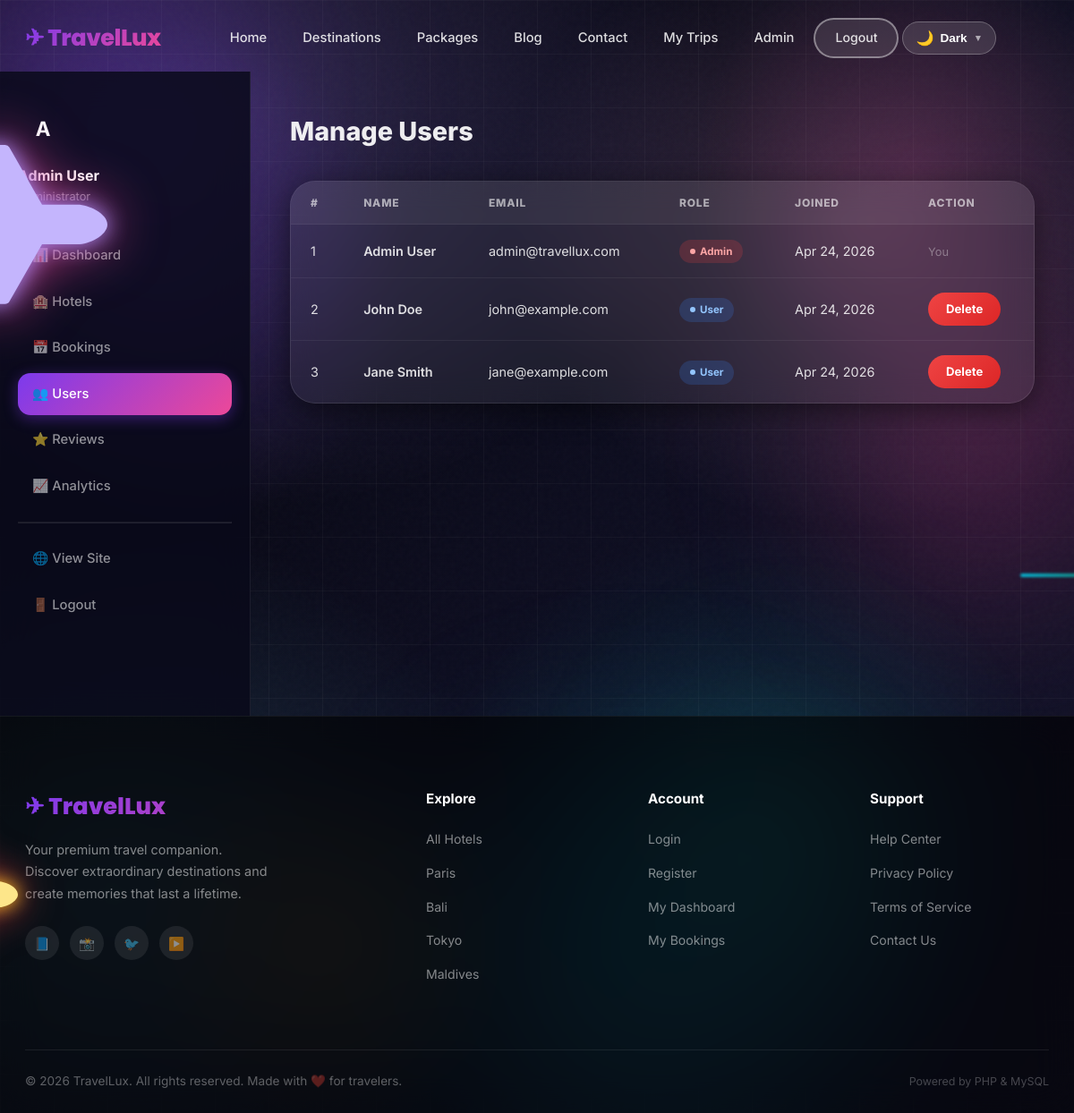
The page /pages/admin/users.php (signed in) on the database its author committed.
### tables this page shows
CREATE TABLE IF NOT EXISTS users (
    id INT AUTO_INCREMENT PRIMARY KEY,
    name VARCHAR(100) NOT NULL,
    email VARCHAR(100) UNIQUE NOT NULL,
    password VARCHAR(255) NOT NULL,
    phone VARCHAR(20),
    avatar VARCHAR(255) DEFAULT NULL,
    role ENUM('user','admin') DEFAULT 'user',
    is_verified TINYINT(1) DEFAULT 0,
    reset_token VARCHAR(255) DEFAULT NULL,
    created_at TIMESTAMP DEFAULT CURRENT_TIMESTAMP,
    updated_at TIMESTAMP DEFAULT CURRENT_TIMESTAMP ON UPDATE CURRENT_TIMESTAMP
);

### backend/controllers/AdminController.php (called while the page is built, shortened)
<?php
require_once __DIR__ . '/../../config/db.php';
require_once __DIR__ . '/../models/User.php';
require_once __DIR__ . '/../helpers/functions.php';
class AdminController {
    public function __construct($pdo) {
        $this->user = new User($pdo);
    }
}

### backend/models/User.php (called while the page is built, shortened)
<?php
class User {
    private $pdo;
    public function __construct($pdo) {
        $this->pdo = $pdo;
    }
    public function getAll($limit = 50, $offset = 0) {
        $stmt = $this->pdo->prepare("SELECT id, name, email, role, created_at FROM users ORDER BY created_at DESC LIMIT ? OFFSET ?");
        $stmt->execute([$limit, $offset]);
        return $stmt->fetchAll();
    }
}

### backend/helpers/functions.php (called while the page is built, shortened)
<?php
function formatDate($date) {
    return date('M d, Y', strtotime($date));
}

### pages/admin/users.php (the view, shortened to what this page needs)
<?php
require_once __DIR__ . '/../../config/db.php';
require_once __DIR__ . '/../../backend/helpers/functions.php';
require_once __DIR__ . '/../../backend/controllers/AdminController.php';
$admin = new AdminController($pdo);
$users = $admin->user->getAll(100, 0);
require_once __DIR__ . '/../../includes/header.php';
?>
<div class="dashboard-layout">
    <?php require_once __DIR__ . '/../../includes/admin-sidebar.php'; ?>
    <main class="dashboard-main">
        <h1 style="font-size: 1.8rem; font-weight: 800; margin-bottom: 32px;">Manage Users</h1>
        <div class="table-wrap">
            <table class="data-table">
                <thead>
                    <tr><th>#</th><th>Name</th><th>Email</th><th>Role</th><th>Joined</th><th>Action</th></tr>
                </thead>
                <tbody>
                    <?php foreach ($users as $u): ?>
                    <tr>
                        <td><?= $u['id'] ?></td>
                        <td style="font-weight: 600;"><?= htmlspecialchars($u['name']) ?></td>
                        <td><?= htmlspecialchars($u['email']) ?></td>
                        <td><span class="badge badge-<?= $u['role'] === 'admin' ? 'danger' : 'info' ?>"><?= ucfirst($u['role']) ?></span></td>
                        <td><?= formatDate($u['created_at']) ?></td>
                        <td>
                            <?php if ($u['id'] !== $_SESSION['user_id']): ?>
                            <a href="?delete=<?= $u['id'] ?>" class="btn btn-danger btn-sm" onclick="return confirm('Delete user?')">Delete</a>
                            <?php else: ?>
                            <span style="color: var(--text-muted); font-size: 0.8rem;">You</span>
                            <?php endif; ?>
                        </td>
                    </tr>
                    <?php endforeach; ?>
                </tbody>
            </table>
        </div>
    </main>
</div>
<?php require_once __DIR__ . '/../../includes/footer.php'; ?>

### assets/css/variables.css (style rules this page uses)
:root { --dark-bg: #0f0f0f; --dark-card: #1a1a1a; --dark-card-2: #222222; --dark-border: rgba(255,255,255,0.08); --primary: #7C3AED; --primary-light: #A78BFA; --primary-dark: #5B21B6; --secondary: #EC4899; --secondary-light:#F9A8D4; --accent: #06B6D4; --accent-2: #10B981; --gold: #F59E0B; --gold-light: #FCD34D; --grad-primary: linear-gradient(135deg, #7C3AED 0%, #EC4899 100%); --grad-ocean: linear-gradient(135deg, #06B6D4 0%, #7C3AED 100%); --grad-sunset: linear-gradient(135deg, #F59E0B 0%, #EC4899 50%, #7C3AED 100%); --grad-dark: linear-gradient(135deg, #0f0f0f 0%, #1a1a1a 50%, #111111 100%); --grad-card: linear-gradient(145deg, rgba(255,255,255,0.06), rgba(255,255,255,0.02)); --grad-glass: linear-gradient(135deg, rgba(255,255,255,0.08) 0%, rgba(255,255,255,0.02) 100%); --bg: var(--dark-bg); --bg-2: var(--dark-card); --dark: #0f0f0f; --dark-2: #1a1a1a; --dark-3: #222222; --dark-4: #2a2a2a; --white: #FFFFFF; --text: rgba(255,255,255,0.92); --text-light: rgba(255,255,255,0.60); --text-muted: rgba(255,255,255,0.35); --border: rgba(255,255,255,0.08); --border-light: rgba(255,255,255,0.04); --shadow-sm: 0 2px 8px rgba(0,0,0,0.4); --shadow: 0 8px 32px rgba(0,0,0,0.5); --shadow-lg: 0 20px 60px rgba(0,0,0,0.6); --shadow-xl: 0 32px 80px rgba(0,0,0,0.7); --shadow-glow:0 0 40px rgba(124,58,237,0.35); --shadow-pink:0 8px 32px rgba(236,72,153,0.25); --r-sm: 8px; --r: 14px; --r-lg: 20px; --r-xl: 28px; --r-2xl: 40px; --r-full:9999px; --t: all 0.3s cubic-bezier(0.4,0,0.2,1); --t-slow: all 0.6s cubic-bezier(0.4,0,0.2,1); --t-bounce:all 0.4s cubic-bezier(0.34,1.56,0.64,1); --font: 'Inter', 'Segoe UI', system-ui, sans-serif; --font-display: 'Poppins', 'Segoe UI', system-ui, sans-serif; }

### assets/css/themes.css (style rules this page uses)
[data-theme="dark"] { --primary: #A78BFA; --primary-light: #C4B5FD; --primary-dark: #7C3AED; --secondary: #F9A8D4; --accent: #67E8F9; --accent-2: #6EE7B7; --gold: #FCD34D; --grad-primary: linear-gradient(135deg, #A78BFA 0%, #F9A8D4 100%); --grad-ocean: linear-gradient(135deg, #67E8F9 0%, #A78BFA 100%); --grad-dark: linear-gradient(135deg, #0F0C29 0%, #1E1B4B 100%); --dark: #030308; --dark-2: #0D0D1F; --dark-3: #13132A; --bg: #0D0D1F; --bg-2: #13132A; --bg-card: #1A1A35; --white: #E8E8FF; --text: #E8E8FF; --text-light: #9CA3AF; --text-muted: #6B7280; --border: rgba(167,139,250,0.2); --border-light: rgba(167,139,250,0.1); --shadow: 0 8px 32px rgba(0,0,0,0.4); --shadow-lg: 0 20px 60px rgba(0,0,0,0.5); --shadow-xl: 0 32px 80px rgba(0,0,0,0.6); --nav-bg: rgba(3,3,8,0.95); --card-bg: #1A1A35; --input-bg: #13132A; --footer-bg: #030308; --sidebar-bg: #0D0D1F; }
[data-theme="dark"] body, [data-theme="neon"] body { background: var(--bg); color: var(--text); }
[data-theme="dark"] .hotel-card, [data-theme="dark"] .feature-card, [data-theme="dark"] .stat-card, [data-theme="dark"] .booking-card, [data-theme="dark"] .review-card, [data-theme="dark"] .table-wrap, [data-theme="dark"] .testimonial-card, [data-theme="neon"] .hotel-card, [data-theme="neon"] .feature-card, [data-theme="neon"] .stat-card, [data-theme="neon"] .booking-card, [data-theme="neon"] .review-card, [data-theme="neon"] .table-wrap, [data-theme="neon"] .testimonial-card { background: var(--card-bg); border-color: var(--border); color: var(--text); }
[data-theme="dark"] .data-table th, [data-theme="neon"] .data-table th { background: var(--bg-2); color: var(--text-light); }
[data-theme="dark"] .data-table td, [data-theme="neon"] .data-table td { border-color: var(--border-light); color: var(--text); }

### assets/css/animations.css (style rules this page uses)
.btn { position:relative; overflow:hidden; }
.page-enter { animation: fadeIn 0.4s ease; }

### rows shown on the page
users: id "1", name "Admin User", email "admin@travellux.com", role "Admin", created_at "Apr 24, 2026", shows "You"
users: id "2", name "John Doe", email "john@example.com", role "User", created_at "Apr 24, 2026"
users: id "3", name "Jane Smith", email "jane@example.com", role "User", created_at "Apr 24, 2026"

### other values the page prints
$_SESSION['user_name'] "Admin User"
